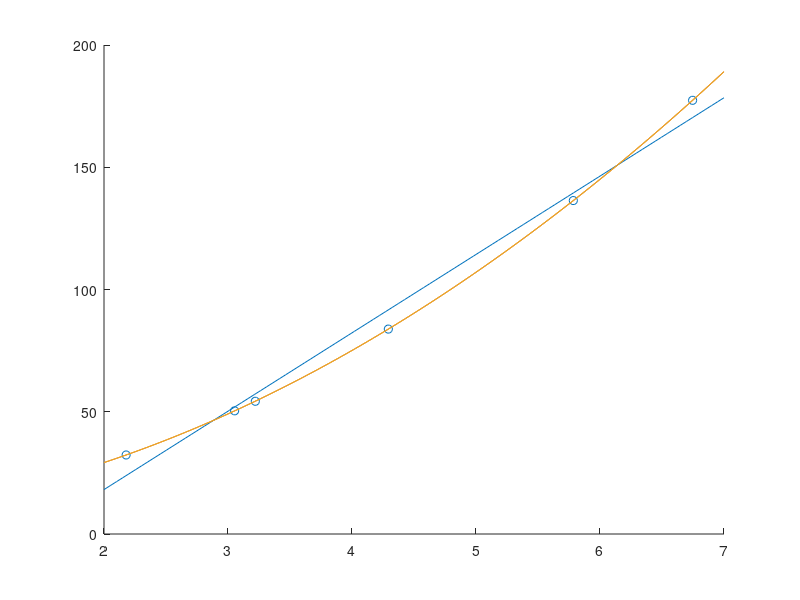

The MATLAB script that drew this image:
clear;
a = 3;
b = 5;
c = 7;
x = 2+5*rand(6,1)
y = a.*x.*x + b.*x + c;
z = y + 0.2*rand(6,1)

xrange = linspace(2,7);
% linear
scatter(x, z)
hold on
[p1,s1] = polyfit(x,z,1)
m = polyval(p1,xrange);
plot(xrange,m)
%hl = lsline;
%B = [ones(size(hl.XData(:))), hl.XData(:)]\hl.YData(:);
%Slope = B(2)
%Intercept = B(1)
%ls quadratic
[p2,s2] = polyfit(x,z,2)
n = polyval(p2,xrange);
plot(xrange,n)

% cubic
[p3,s3] = polyfit(x,z,3)
k = polyval(p3,xrange);
plot(xrange,k)